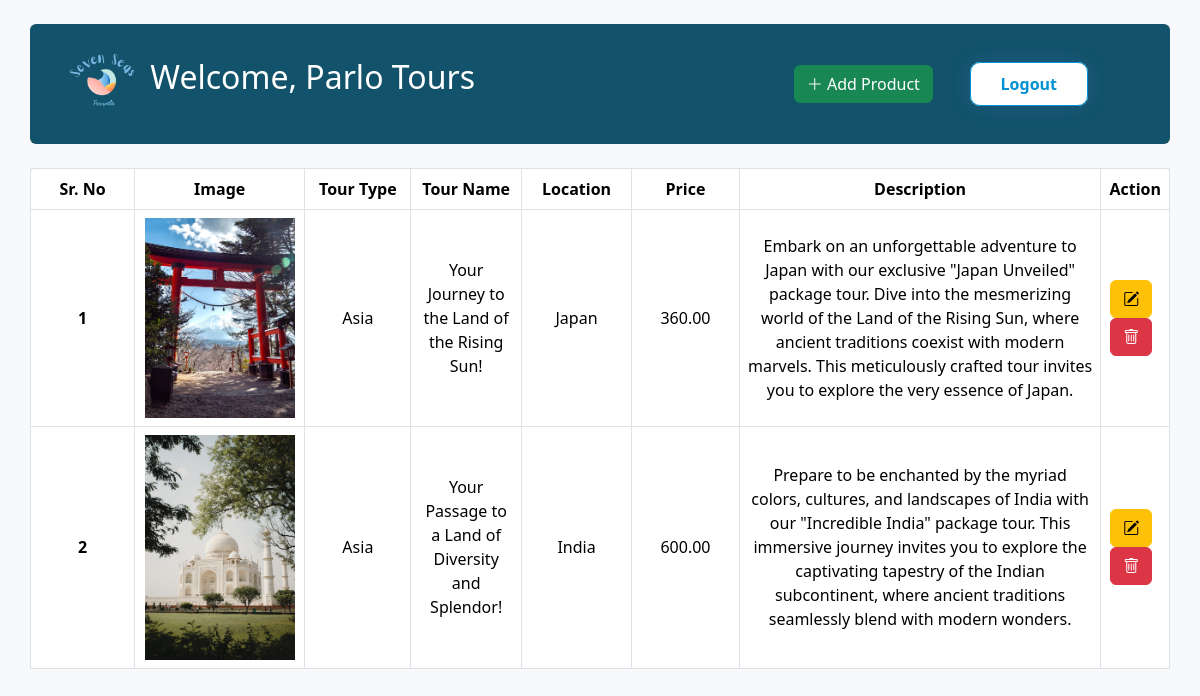
The page /index_merchant.php (signed in) on the database its author committed.
### tables this page shows
CREATE TABLE `products` (
  `merchantID` varchar(11) NOT NULL,
  `username` varchar(50) NOT NULL,
  `merchant_logo` varchar(255) NOT NULL,
  `id` int(11) NOT NULL,
  `tour_type` enum('Asia','Europe','North America') NOT NULL,
  `name` varchar(100) NOT NULL,
  `location` varchar(50) NOT NULL,
  `price` decimal(10,2) NOT NULL,
  `description` varchar(500) NOT NULL,
  `image` varchar(255) NOT NULL
);

### index_merchant.php (the view, shortened to what this page needs)
<?php
  require("connection.php");
?>
<!DOCTYPE html>
<html lang="en">
<head>
  <link href="https://cdn.jsdelivr.net/npm/bootstrap@5.3.2/dist/css/bootstrap.min.css" rel="stylesheet">
  <link rel="stylesheet" href="https://cdn.jsdelivr.net/npm/bootstrap-icons@1.11.1/font/bootstrap-icons.css">
  <link rel="stylesheet" href="css/login.css">
</head>
<body class="bg-light">
  <div class="container text-light p-3 rounded my-4" style="background-color: #12526A;">
    <div class="d-flex align-items-center justify-content-between px-3">
      <h2>
        <a href="index_merchant.php" class="text-white text-decoration-none">
          <img src ="img/Travel Website.png" style = "width :80px "  ></img> Welcome, <?php echo ucfirst($_SESSION['user']['username']);?>
        </a>
      </h2>
      <button type="button" class="btn btn-success" data-bs-toggle="modal" data-bs-target="#addproduct"  style="margin-left:290px ;">
        <i class="bi bi-plus-lg"></i> Add Product
      </button>
      <li class="login__item" style="list-style-type:none;">
          <a href="index.php?logout=1" class="cd-signin" style="text-decoration:none;padding-top:10px;padding-bottom:10px;margin-right:50px;">Logout</a>
      </li>
    </div>
  </div>
  <div class="container mt-4 p-0">
    <table class="table table-bordered table-hover text-center">
      <thead class="thead-light" >
        <tr>
          <th width="10%" scope="col" class="rounded-start">Sr. No</th>
          <th width="15%" scope="col">Image</th>
          <th width="10%" scope="col">Tour Type</th>
          <th width="10%" scope="col">Tour Name</th>
          <th width="10%" scope="col">Location</th>
          <th width="10%" scope="col">Price</th>
          <th width="35%" scope="col">Description</th>
          <th width="20%" scope="col" class="rounded-end">Action</th>
        </tr>
      </thead>
      <tbody class=bg-white>
        <?php
          $merchantID = $_SESSION['user']['merchantID'];
          $query = "SELECT * FROM products WHERE merchantID = '$merchantID'";
          $result=mysqli_query($con,$query);
          $i=1;
          $fetch_src = FETCH_SRC;
          while($fetch=mysqli_fetch_assoc($result))
          {
            echo<<<product
              <tr class="align-middle">
                <th scope="row">$i</th>
                <td><img src="$fetch_src$fetch[image]" width="150px"></td>
                <td>$fetch[tour_type]</td>
                <td>$fetch[name]</td>
                <td>$fetch[location]</td>
                <td>$fetch[price]</td>
                <td>$fetch[description]</td>
                <td>
                  <a href="?edit=$fetch[id]" class="btn btn-warning me-2"><i class="bi bi-pencil-square"></i></a>
                  <button onclick="confirm_rem($fetch[id])" class="btn btn-danger me-2"><i class="bi bi-trash"></i></button>
                </td>
              </tr>
            product;
            $i++;
          }
        ?>
      </tbody>
    </table>
  </div>
</body>
</html>

### css/login.css (style rules this page uses)
.login__item a.cd-signin { cursor: pointer; border: 0; border-radius: 10px; font-weight: 600; margin: 15px 8px; width: 900px; padding: 8px 30px; box-shadow: 0 0 20px rgba(85, 140, 224, 0.2); transition: 0.4s; color: rgb(0, 146, 209); background-color: rgba(255, 255, 255, 1); border: 1px solid rgba(0, 146, 209); }

### rows shown on the page
products: image (picture), tour_type "Asia", name "Your Journey to the Land of the Rising Sun!", location "Japan", price "360.00", description "Embark on an unforgettable adventure to Japan with our exclusive \"Japan Unveiled\" package tour. Dive into the mesmerizing world of the Land of the Rising Sun, where ancient traditions coexist with modern marvels. This meticulously crafted tour invites you to explore the very essence of Japan."
products: image (picture), tour_type "Asia", name "Your Passage to a Land of Diversity and Splendor!", location "India", price "600.00", description "Prepare to be enchanted by the myriad colors, cultures, and landscapes of India with our \"Incredible India\" package tour. This immersive journey invites you to explore the captivating tapestry of the Indian subcontinent, where ancient traditions seamlessly blend with modern wonders."

### other values the page prints
$_SESSION['user']['username'] "Parlo Tours"
